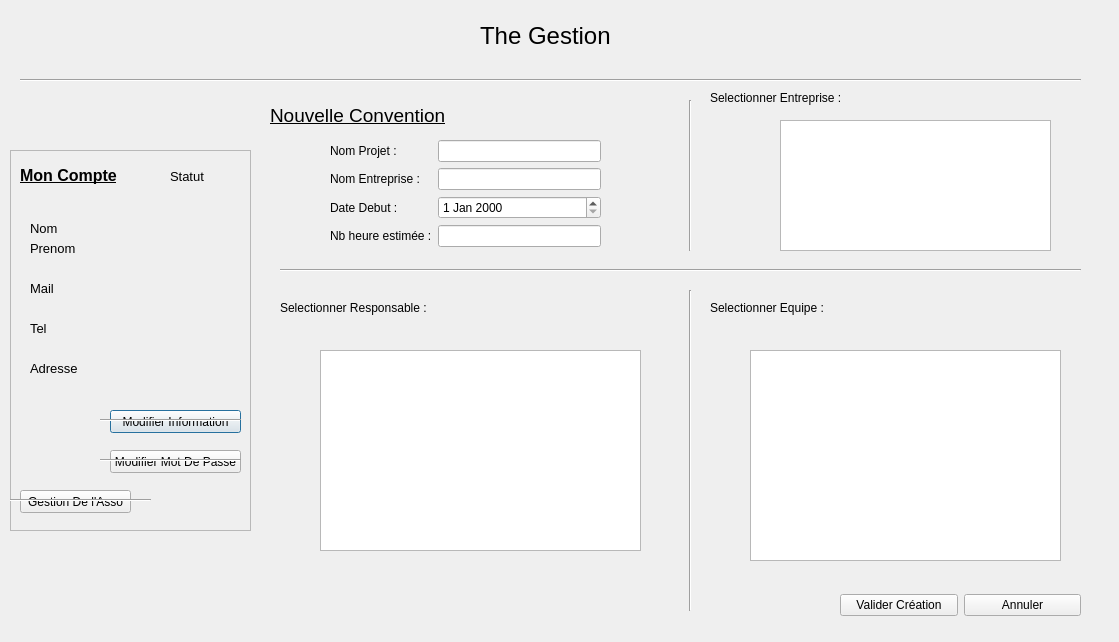
<?xml version="1.0" encoding="UTF-8"?>
<ui version="4.0">
 <class>TheNewConv</class>
 <widget class="QDialog" name="TheNewConv">
  <property name="geometry">
   <rect>
    <x>0</x>
    <y>0</y>
    <width>1119</width>
    <height>642</height>
   </rect>
  </property>
  <property name="windowTitle">
   <string>Dialog</string>
  </property>
  <widget class="Line" name="line">
   <property name="geometry">
    <rect>
     <x>20</x>
     <y>70</y>
     <width>1061</width>
     <height>20</height>
    </rect>
   </property>
   <property name="orientation">
    <enum>Qt::Horizontal</enum>
   </property>
  </widget>
  <widget class="QFrame" name="InfoWidget">
   <property name="geometry">
    <rect>
     <x>10</x>
     <y>150</y>
     <width>241</width>
     <height>381</height>
    </rect>
   </property>
   <property name="styleSheet">
    <string notr="true"/>
   </property>
   <property name="frameShape">
    <enum>QFrame::StyledPanel</enum>
   </property>
   <property name="frameShadow">
    <enum>QFrame::Plain</enum>
   </property>
   <widget class="QLabel" name="label_2">
    <property name="geometry">
     <rect>
      <x>10</x>
      <y>10</y>
      <width>141</width>
      <height>31</height>
     </rect>
    </property>
    <property name="font">
     <font>
      <pointsize>12</pointsize>
      <weight>75</weight>
      <bold>true</bold>
      <underline>true</underline>
     </font>
    </property>
    <property name="text">
     <string>Mon Compte</string>
    </property>
   </widget>
   <widget class="QLabel" name="NameLabel">
    <property name="geometry">
     <rect>
      <x>20</x>
      <y>70</y>
      <width>151</width>
      <height>16</height>
     </rect>
    </property>
    <property name="font">
     <font>
      <pointsize>10</pointsize>
     </font>
    </property>
    <property name="text">
     <string>Nom</string>
    </property>
   </widget>
   <widget class="QLabel" name="SurnameLabel">
    <property name="geometry">
     <rect>
      <x>20</x>
      <y>90</y>
      <width>151</width>
      <height>16</height>
     </rect>
    </property>
    <property name="font">
     <font>
      <pointsize>10</pointsize>
     </font>
    </property>
    <property name="text">
     <string>Prenom</string>
    </property>
   </widget>
   <widget class="QLabel" name="StatutLabel">
    <property name="geometry">
     <rect>
      <x>160</x>
      <y>20</y>
      <width>47</width>
      <height>13</height>
     </rect>
    </property>
    <property name="font">
     <font>
      <pointsize>10</pointsize>
     </font>
    </property>
    <property name="text">
     <string>Statut</string>
    </property>
   </widget>
   <widget class="QLabel" name="MailLabel">
    <property name="geometry">
     <rect>
      <x>20</x>
      <y>130</y>
      <width>191</width>
      <height>16</height>
     </rect>
    </property>
    <property name="font">
     <font>
      <pointsize>10</pointsize>
     </font>
    </property>
    <property name="text">
     <string>Mail</string>
    </property>
   </widget>
   <widget class="QLabel" name="AdressLabel">
    <property name="geometry">
     <rect>
      <x>20</x>
      <y>210</y>
      <width>211</width>
      <height>16</height>
     </rect>
    </property>
    <property name="font">
     <font>
      <pointsize>10</pointsize>
     </font>
    </property>
    <property name="text">
     <string>Adresse</string>
    </property>
   </widget>
   <widget class="QLabel" name="TelLabel">
    <property name="geometry">
     <rect>
      <x>20</x>
      <y>170</y>
      <width>141</width>
      <height>16</height>
     </rect>
    </property>
    <property name="font">
     <font>
      <pointsize>10</pointsize>
     </font>
    </property>
    <property name="text">
     <string>Tel</string>
    </property>
   </widget>
   <widget class="QPushButton" name="ModifInfoButton">
    <property name="geometry">
     <rect>
      <x>100</x>
      <y>260</y>
      <width>131</width>
      <height>23</height>
     </rect>
    </property>
    <property name="text">
     <string>Modifier Information</string>
    </property>
   </widget>
   <widget class="QPushButton" name="ModifMdpButton">
    <property name="geometry">
     <rect>
      <x>100</x>
      <y>300</y>
      <width>131</width>
      <height>23</height>
     </rect>
    </property>
    <property name="text">
     <string>Modifier Mot De Passe</string>
    </property>
   </widget>
   <widget class="QPushButton" name="GestionAssoButton">
    <property name="geometry">
     <rect>
      <x>10</x>
      <y>340</y>
      <width>111</width>
      <height>23</height>
     </rect>
    </property>
    <property name="text">
     <string>Gestion De l'Asso</string>
    </property>
   </widget>
   <widget class="Line" name="line_5">
    <property name="geometry">
     <rect>
      <x>90</x>
      <y>240</y>
      <width>141</width>
      <height>61</height>
     </rect>
    </property>
    <property name="orientation">
     <enum>Qt::Horizontal</enum>
    </property>
   </widget>
   <widget class="Line" name="line_6">
    <property name="geometry">
     <rect>
      <x>90</x>
      <y>280</y>
      <width>141</width>
      <height>61</height>
     </rect>
    </property>
    <property name="orientation">
     <enum>Qt::Horizontal</enum>
    </property>
   </widget>
   <widget class="Line" name="line_7">
    <property name="geometry">
     <rect>
      <x>0</x>
      <y>320</y>
      <width>141</width>
      <height>61</height>
     </rect>
    </property>
    <property name="orientation">
     <enum>Qt::Horizontal</enum>
    </property>
   </widget>
  </widget>
  <widget class="QLabel" name="TitreLabel">
   <property name="geometry">
    <rect>
     <x>480</x>
     <y>10</y>
     <width>161</width>
     <height>51</height>
    </rect>
   </property>
   <property name="font">
    <font>
     <pointsize>18</pointsize>
    </font>
   </property>
   <property name="text">
    <string>The Gestion</string>
   </property>
  </widget>
  <widget class="Line" name="line_2">
   <property name="geometry">
    <rect>
     <x>280</x>
     <y>260</y>
     <width>801</width>
     <height>20</height>
    </rect>
   </property>
   <property name="orientation">
    <enum>Qt::Horizontal</enum>
   </property>
  </widget>
  <widget class="QLabel" name="label">
   <property name="geometry">
    <rect>
     <x>270</x>
     <y>90</y>
     <width>251</width>
     <height>51</height>
    </rect>
   </property>
   <property name="font">
    <font>
     <pointsize>14</pointsize>
     <underline>true</underline>
    </font>
   </property>
   <property name="text">
    <string>Nouvelle Convention</string>
   </property>
  </widget>
  <widget class="Line" name="line_3">
   <property name="geometry">
    <rect>
     <x>680</x>
     <y>290</y>
     <width>20</width>
     <height>321</height>
    </rect>
   </property>
   <property name="orientation">
    <enum>Qt::Vertical</enum>
   </property>
  </widget>
  <widget class="QWidget" name="formLayoutWidget">
   <property name="geometry">
    <rect>
     <x>330</x>
     <y>140</y>
     <width>271</width>
     <height>111</height>
    </rect>
   </property>
   <layout class="QFormLayout" name="formLayout">
    <item row="0" column="0">
     <widget class="QLabel" name="label_3">
      <property name="text">
       <string>Nom Projet :</string>
      </property>
     </widget>
    </item>
    <item row="0" column="1">
     <widget class="QLineEdit" name="lineProjectName"/>
    </item>
    <item row="1" column="0">
     <widget class="QLabel" name="label_4">
      <property name="text">
       <string>Nom Entreprise :</string>
      </property>
     </widget>
    </item>
    <item row="1" column="1">
     <widget class="QLineEdit" name="lineProjectEnt"/>
    </item>
    <item row="2" column="1">
     <widget class="QDateEdit" name="dateProject"/>
    </item>
    <item row="3" column="0">
     <widget class="QLabel" name="label_8">
      <property name="text">
       <string>Nb heure estimée :</string>
      </property>
     </widget>
    </item>
    <item row="3" column="1">
     <widget class="QLineEdit" name="lineProjectPrix"/>
    </item>
    <item row="2" column="0">
     <widget class="QLabel" name="label_5">
      <property name="text">
       <string>Date Debut :</string>
      </property>
     </widget>
    </item>
   </layout>
  </widget>
  <widget class="QTableWidget" name="SelectRespTable">
   <property name="geometry">
    <rect>
     <x>320</x>
     <y>350</y>
     <width>321</width>
     <height>201</height>
    </rect>
   </property>
  </widget>
  <widget class="QLabel" name="label_6">
   <property name="geometry">
    <rect>
     <x>280</x>
     <y>300</y>
     <width>151</width>
     <height>16</height>
    </rect>
   </property>
   <property name="text">
    <string>Selectionner Responsable :</string>
   </property>
  </widget>
  <widget class="QLabel" name="label_7">
   <property name="geometry">
    <rect>
     <x>710</x>
     <y>300</y>
     <width>121</width>
     <height>16</height>
    </rect>
   </property>
   <property name="text">
    <string>Selectionner Equipe :</string>
   </property>
  </widget>
  <widget class="QTableWidget" name="SelectTeamTable">
   <property name="geometry">
    <rect>
     <x>750</x>
     <y>350</y>
     <width>311</width>
     <height>211</height>
    </rect>
   </property>
  </widget>
  <widget class="QWidget" name="horizontalLayoutWidget">
   <property name="geometry">
    <rect>
     <x>840</x>
     <y>580</y>
     <width>241</width>
     <height>51</height>
    </rect>
   </property>
   <layout class="QHBoxLayout" name="horizontalLayout">
    <item>
     <widget class="QPushButton" name="ValidButton">
      <property name="text">
       <string>Valider Création</string>
      </property>
     </widget>
    </item>
    <item>
     <widget class="QPushButton" name="pushButton">
      <property name="text">
       <string>Annuler</string>
      </property>
     </widget>
    </item>
   </layout>
  </widget>
  <widget class="Line" name="line_4">
   <property name="geometry">
    <rect>
     <x>680</x>
     <y>100</y>
     <width>20</width>
     <height>151</height>
    </rect>
   </property>
   <property name="orientation">
    <enum>Qt::Vertical</enum>
   </property>
  </widget>
  <widget class="QTableWidget" name="tableEntreprise">
   <property name="geometry">
    <rect>
     <x>780</x>
     <y>120</y>
     <width>271</width>
     <height>131</height>
    </rect>
   </property>
  </widget>
  <widget class="QLabel" name="label_9">
   <property name="geometry">
    <rect>
     <x>710</x>
     <y>90</y>
     <width>151</width>
     <height>16</height>
    </rect>
   </property>
   <property name="text">
    <string>Selectionner Entreprise :</string>
   </property>
  </widget>
 </widget>
 <resources/>
 <connections/>
</ui>
